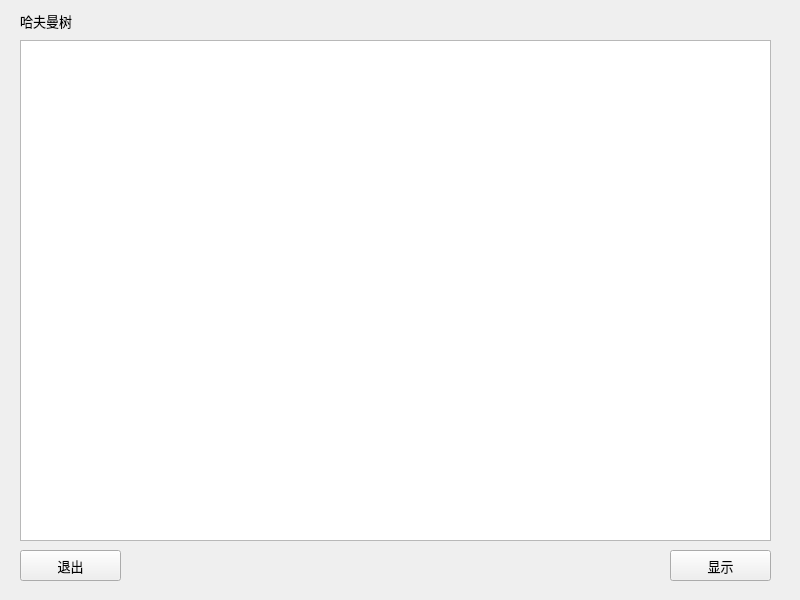
<?xml version="1.0" encoding="UTF-8"?>
<ui version="4.0">
 <class>printTreeWidget</class>
 <widget class="QWidget" name="printTreeWidget">
  <property name="geometry">
   <rect>
    <x>0</x>
    <y>0</y>
    <width>800</width>
    <height>600</height>
   </rect>
  </property>
  <property name="font">
   <font>
    <family>微软雅黑 Light</family>
    <pointsize>10</pointsize>
   </font>
  </property>
  <property name="windowTitle">
   <string>哈夫曼树显示窗口</string>
  </property>
  <widget class="QTextBrowser" name="textBrowser">
   <property name="geometry">
    <rect>
     <x>20</x>
     <y>40</y>
     <width>751</width>
     <height>501</height>
    </rect>
   </property>
  </widget>
  <widget class="QPushButton" name="pushButtonPrintTree">
   <property name="geometry">
    <rect>
     <x>670</x>
     <y>550</y>
     <width>101</width>
     <height>31</height>
    </rect>
   </property>
   <property name="toolTip">
    <string>显示哈夫曼树</string>
   </property>
   <property name="text">
    <string>显示</string>
   </property>
  </widget>
  <widget class="QPushButton" name="pushButtonExit">
   <property name="geometry">
    <rect>
     <x>20</x>
     <y>550</y>
     <width>101</width>
     <height>31</height>
    </rect>
   </property>
   <property name="text">
    <string>退出</string>
   </property>
  </widget>
  <widget class="QLabel" name="label">
   <property name="geometry">
    <rect>
     <x>20</x>
     <y>0</y>
     <width>81</width>
     <height>41</height>
    </rect>
   </property>
   <property name="text">
    <string>哈夫曼树</string>
   </property>
  </widget>
 </widget>
 <resources/>
 <connections/>
</ui>
